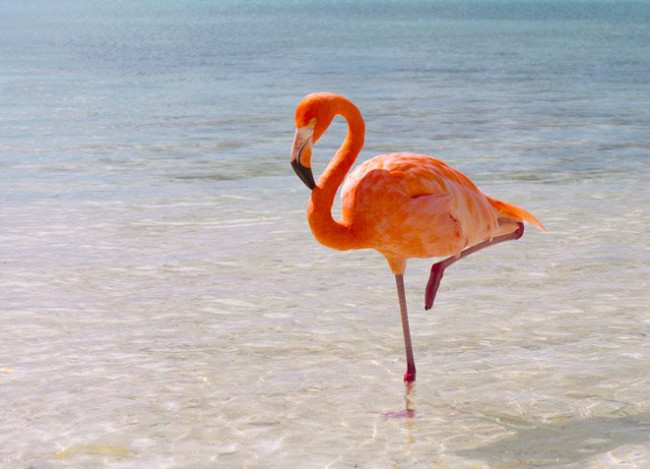
#> input picture img003.jpeg, 650 x 469 px
$ python -i convertImg.py   (imports and definitions only)
#> lines starting #> are read from the running program, lines starting #| are printed output that depends on the picture
#> further down, picture is the input picture: shape (469, 650, 3); mean B, G, R 178, 178.2, 184.5
import cv2 as cv
import random as rd
import numpy as np
def color_space_conv(image):
        b, g, r = cv.split(image)
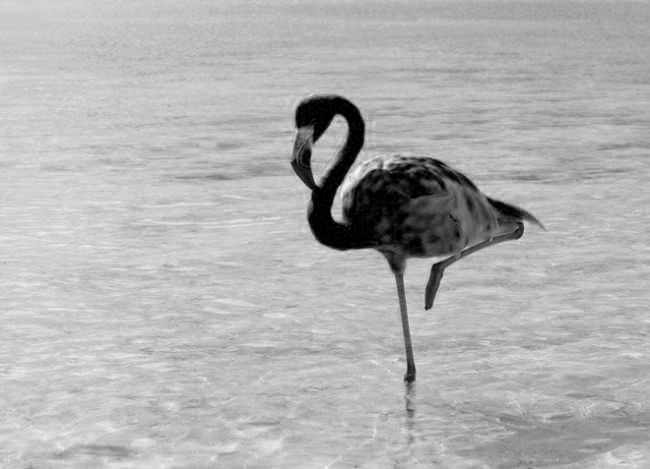
#> b: shape (469, 650); min 0, max 253, mean 178
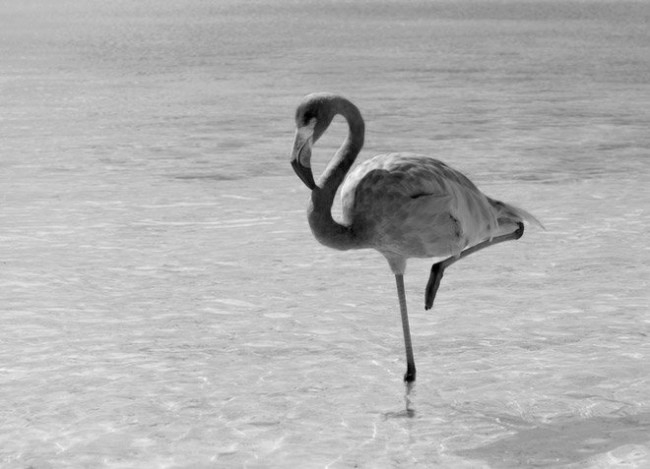
#> g: shape (469, 650); min 0, max 248, mean 178.2
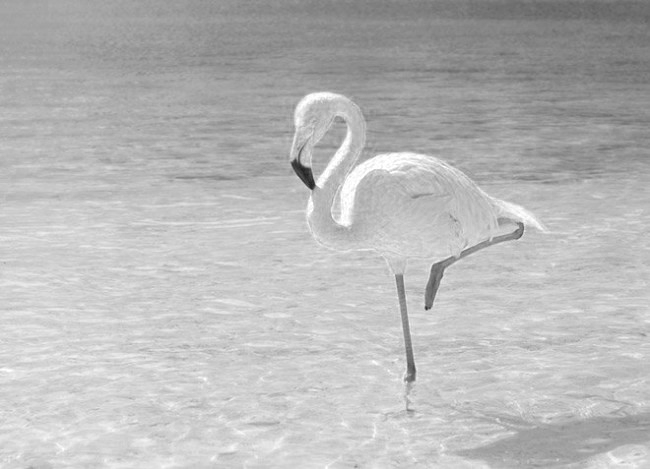
#> r: shape (469, 650); min 32, max 255, mean 184.5
        channel = rd.randint(0, 2)
        rand = rd.randint(1, 9)
        if channel == 0:
            b = b / rand
            b = b.astype(np.uint8)
            return cv.merge([r, g, b])
        if channel == 1:
            g = (g / rand)
            g = g.astype(np.uint8)
            return cv.merge([r, g, b])
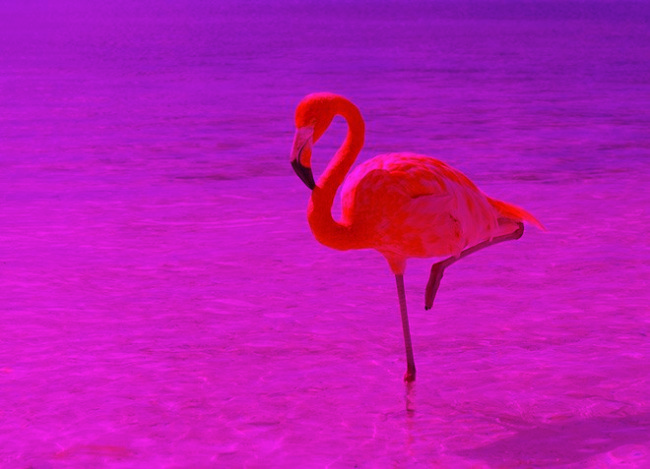
#> returned value: shape (469, 650, 3); mean R, G, B 184.5, 25, 178
        if channel == 2:
            r = r / rand
            r = r.astype(np.uint8)
            return cv.merge([r, g, b])

>>> import cv2
>>> picture = cv2.imread('../img003.jpeg')
>>> result = color_space_conv(picture)
